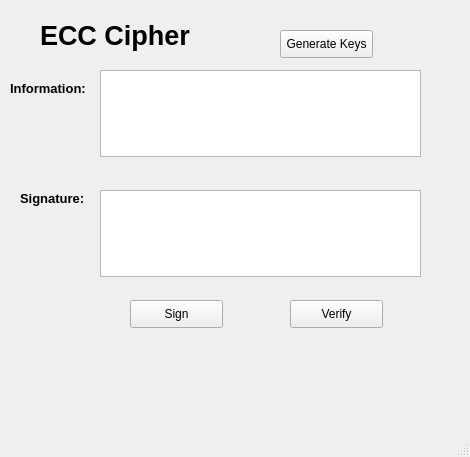
<?xml version="1.0" encoding="UTF-8"?>
<ui version="4.0">
 <class>MainWindow</class>
 <widget class="QMainWindow" name="MainWindow">
  <property name="geometry">
   <rect>
    <x>0</x>
    <y>0</y>
    <width>470</width>
    <height>457</height>
   </rect>
  </property>
  <property name="windowTitle">
   <string>RSA CIPHER - rsa.ui</string>
  </property>
  <widget class="QWidget" name="centralwidget">
   <widget class="QLabel" name="label">
    <property name="geometry">
     <rect>
      <x>40</x>
      <y>10</y>
      <width>231</width>
      <height>51</height>
     </rect>
    </property>
    <property name="text">
     <string>&lt;html&gt;&lt;head/&gt;&lt;body&gt;&lt;p&gt;&lt;span style=&quot; font-size:20pt; font-weight:600;&quot;&gt;ECC Cipher&lt;/span&gt;&lt;/p&gt;&lt;/body&gt;&lt;/html&gt;</string>
    </property>
   </widget>
   <widget class="QTextEdit" name="signature_txt">
    <property name="geometry">
     <rect>
      <x>100</x>
      <y>190</y>
      <width>321</width>
      <height>87</height>
     </rect>
    </property>
   </widget>
   <widget class="QPushButton" name="Verify_btn">
    <property name="geometry">
     <rect>
      <x>290</x>
      <y>300</y>
      <width>93</width>
      <height>28</height>
     </rect>
    </property>
    <property name="text">
     <string>Verify</string>
    </property>
   </widget>
   <widget class="QPushButton" name="sign_btn">
    <property name="geometry">
     <rect>
      <x>130</x>
      <y>300</y>
      <width>93</width>
      <height>28</height>
     </rect>
    </property>
    <property name="text">
     <string>Sign</string>
    </property>
   </widget>
   <widget class="QTextEdit" name="information_txt">
    <property name="geometry">
     <rect>
      <x>100</x>
      <y>70</y>
      <width>321</width>
      <height>87</height>
     </rect>
    </property>
   </widget>
   <widget class="QPushButton" name="generateKeys_btn">
    <property name="geometry">
     <rect>
      <x>280</x>
      <y>30</y>
      <width>93</width>
      <height>28</height>
     </rect>
    </property>
    <property name="font">
     <font>
      <family>Arial</family>
      <weight>50</weight>
      <bold>false</bold>
     </font>
    </property>
    <property name="text">
     <string>Generate Keys</string>
    </property>
   </widget>
   <widget class="QLabel" name="label_3">
    <property name="geometry">
     <rect>
      <x>10</x>
      <y>200</y>
      <width>47</width>
      <height>14</height>
     </rect>
    </property>
    <property name="text">
     <string/>
    </property>
   </widget>
   <widget class="QLabel" name="label_5">
    <property name="geometry">
     <rect>
      <x>10</x>
      <y>80</y>
      <width>81</width>
      <height>16</height>
     </rect>
    </property>
    <property name="font">
     <font>
      <family>Arial</family>
      <pointsize>10</pointsize>
      <weight>75</weight>
      <bold>true</bold>
     </font>
    </property>
    <property name="text">
     <string>Information:</string>
    </property>
   </widget>
   <widget class="QLabel" name="label_6">
    <property name="geometry">
     <rect>
      <x>20</x>
      <y>190</y>
      <width>71</width>
      <height>16</height>
     </rect>
    </property>
    <property name="font">
     <font>
      <family>Arial</family>
      <pointsize>10</pointsize>
      <weight>75</weight>
      <bold>true</bold>
     </font>
    </property>
    <property name="text">
     <string>Signature:</string>
    </property>
   </widget>
  </widget>
  <widget class="QMenuBar" name="menubar">
   <property name="geometry">
    <rect>
     <x>0</x>
     <y>0</y>
     <width>470</width>
     <height>22</height>
    </rect>
   </property>
  </widget>
  <widget class="QStatusBar" name="statusbar"/>
 </widget>
 <resources/>
 <connections/>
</ui>
